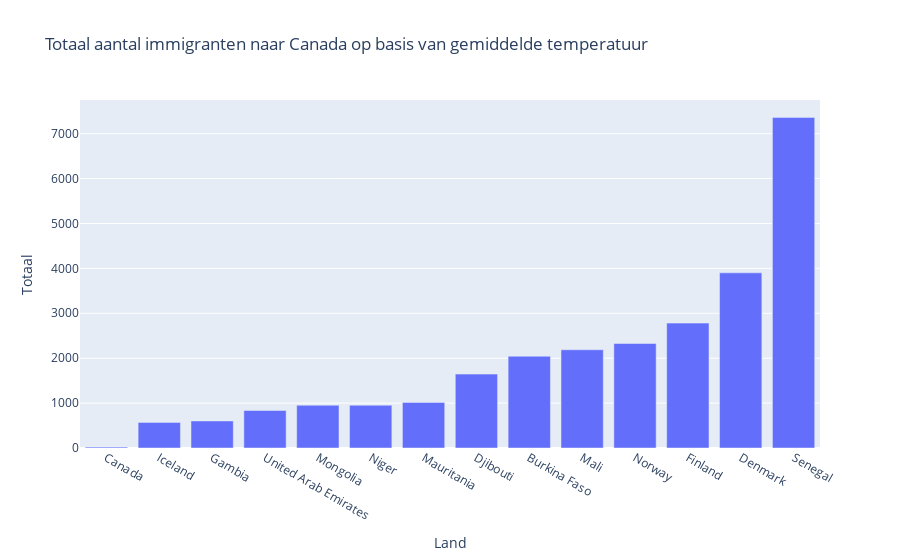

This figure's notebook cell:
### Markdown cell above
## Totaal aantal immigranten naar Canada op basis van gemiddelde temperatuur

tekst over onderstaande grafiek

### Code cell
# selectie van hoogste en laagste 10 landen op basis van gemiddelde temperatuur
landen_selectie = [x for x in hoogste_10_landen_gemtemp.index]
for x in laagste_10_landen_gemtemp.index:
    landen_selectie.append(x)

# selecteerd de landen in de dataset die in landen_selectie zitten
landen_gesorteerd = df1[df1['Country'].isin(landen_selectie)]

# sorteert de landen in de dataset op basis van het totaal aantal immigranten naar canada
landen_gesorteerd = landen_gesorteerd.sort_values('Total')

# maakt de traces aan voor de plot
trace = go.Bar(
    x=landen_gesorteerd['Country'],
    y=landen_gesorteerd['Total'],
)

# zet de titel en de as titels in de variabel opmaak2
opmaak2 = go.Layout(
    title='Totaal aantal immigranten naar Canada op basis van gemiddelde temperatuur',
    xaxis=dict(title='Land'),
    yaxis=dict(title='Totaal'),
)

# maakt de plot met alle data zoals opmaak en layout
figuur2 = go.Figure(data=[trace], layout=opmaak2)

# laat de plot zien
figuur2.show()

### Figure 1 — Plotly figure (JSON) as saved in the notebook; plotly's stock layout.template omitted (floating-point values rounded to 4 significant figures)
{"data": [{"type": "bar", "x": ["Canada", "Iceland", "Gambia", "United Arab Emirates", "Mongolia", "Niger", "Mauritania", "Djibouti", "Burkina Faso", "Mali", "Norway", "Finland", "Denmark", "Senegal"], "y": [20, 570, 603, 836, 952, 952, 1016, 1646, 2043, 2188, 2327, 2781, 3901, 7362]}], "layout": {"title": {"text": "Totaal aantal immigranten naar Canada op basis van gemiddelde temperatuur"}, "xaxis": {"title": {"text": "Land"}}, "yaxis": {"title": {"text": "Totaal"}}}}
